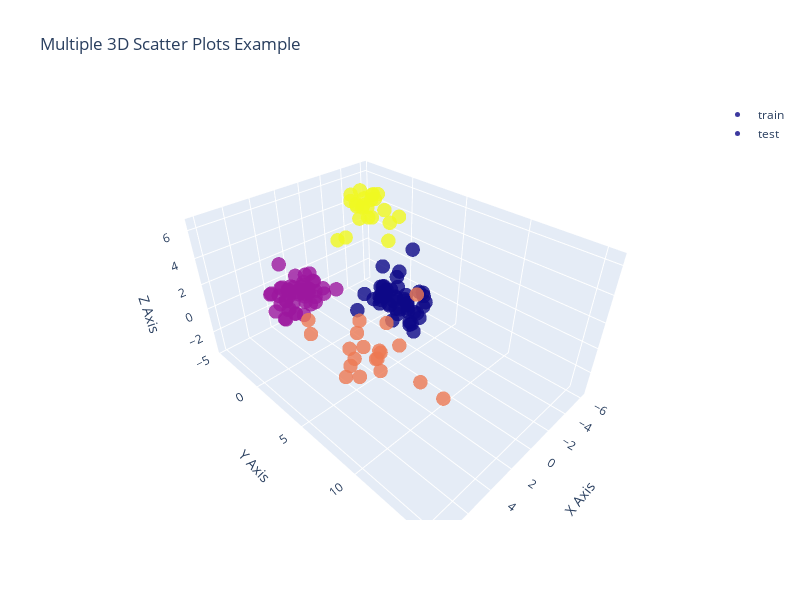

Notebook code for this chart:
### Code cell
import plotly.graph_objects as go
import numpy as np

x1 = X_train_lda[:, 0]
y1 = X_train_lda[:, 1]
z1 = X_train_lda[:, 2]

x2 = X_test_lda[:, 0]
y2 = X_test_lda[:, 1]
z2 = X_test_lda[:, 2]


# Create a 3D scatter plot
fig = go.Figure()
# Add the first scatter trace
fig.add_trace(go.Scatter3d(
    x=x1,
    y=y1,
    z=z1,
    mode='markers',
    marker=dict(
        size=5,
        color=y_train,  # Color for the first set
        opacity=0.8
    ),
    # hovertemplate = hover_text_re,
))

# Add the second scatter trace
fig.add_trace(go.Scatter3d(
    x=x2,
    y=y2,
    z=z2,
    mode='markers',
    marker=dict(
        size=5,
        color=y_test,  # Color for the second set
        opacity=0.8
    ),
    # hovertemplate = hover_text_than,
))

# Set the layout of the plot
fig.update_layout(
    scene=dict(
        xaxis_title='X Axis',
        yaxis_title='Y Axis',
        zaxis_title='Z Axis'
    ),
    width = 800,
    height = 600,
    title='Multiple 3D Scatter Plots Example'
)

# Show the plot
fig.show()
